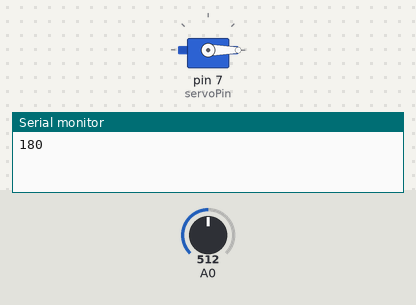
Simulated run of this sketch. Board: Arduino Uno, built with avr-gcc and run on an emulated ATmega328P. Parts: servo, the last lines printed to the serial monitor. Inputs (shaded band) come from the test bench; at power-on: A0 = 512.

Above: at 1.8 s.
1.9 s: A0 set to 384
At 2.3 s:
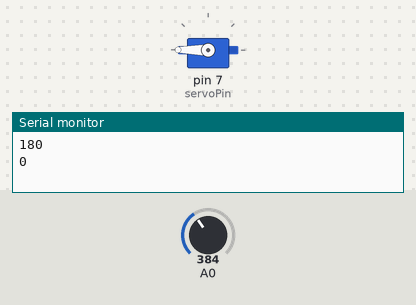
3.5 s: A0 set to 357
At 4.4 s:
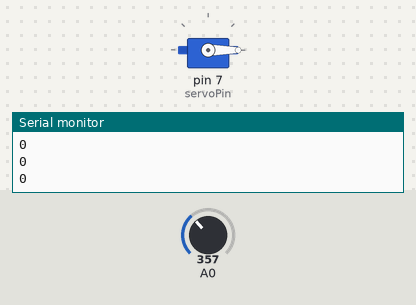
Timing chart, 0 to 6.5 s (numbered marks = the images above; inputs shaded):
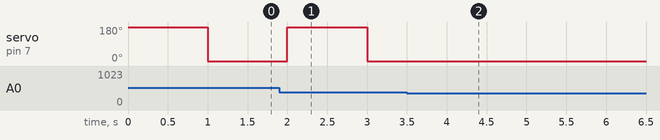

Measured:
- the behaviour switches between 371 and 370 on A0 (found by bisection; images 1 and 2)
- after the input at 3.5 s, servo on pin 7 (servoPin): stops changing and stays 0°

The sketch:

sketch_dec22a.ino
```cpp
#include <Servo.h>

Servo servo;
int servoPin = 7;

class Prosthetic
{
private:
  int signalValue;
  int thresholder;
  int analogPin0;
  bool signalCheck;
  int reductedSignal;

public:
  Prosthetic():
  thresholder(370)
  ,signalCheck(false)
  ,signalValue(0)
  ,analogPin0(A0)
  ,reductedSignal(0)
  {
  }

  int get_signal()
  {
    signalValue = analogRead(analogPin0);
    return signalValue;
  }

  int noise_reduction()
  {
    reductedSignal = get_signal();
    return reductedSignal;
  }
//reductedSignal = noise_reduction();
  bool check()
  {

    reductedSignal = get_signal();
    if (reductedSignal > thresholder)
    {
      return true;
    }
    else
    {
      return false;
    }
  }
};

void setup() {
  servo.attach(servoPin);
  Serial.begin(9600);
}

bool state = 0;
int state_c = 0;

void loop() {
  static Prosthetic hand;

  if(hand.check() == 1)
  {
    if(state_c != 180)
    {
      state_c += 180;
    }
    else if(state_c == 180)
    {
      state_c = 0;
    }
    servo.write(state_c);
    delay(1000);
  }
  Serial.println(state_c);
}
```
